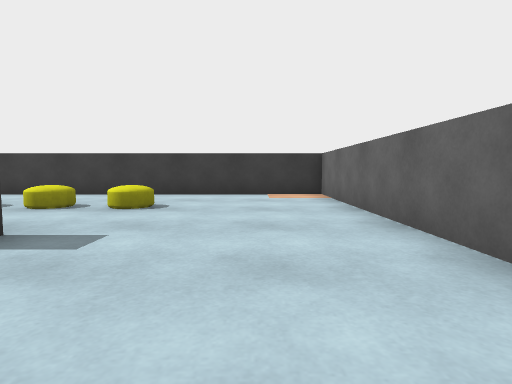
[1] (above)

18 first-person views from a walk through a scene from a Unity 3-D project. The camera is 0.58 m above the floor, tilts 4° down and sees 80° across. The floor is counted in squares, 1 m on a side. Each view is taken from the middle of a square. On the plan, view 1 faces up. The plan holds only what a view shows up to about 9 squares ahead; the rest is blank. The player is left out.

[2]
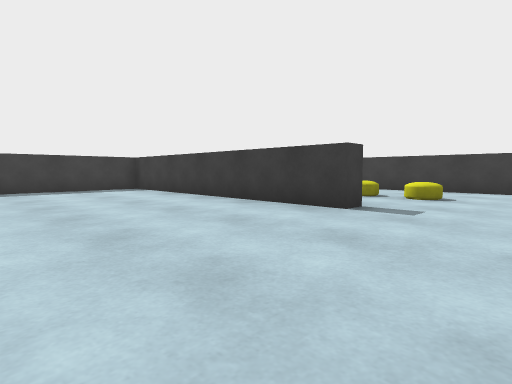

[3]
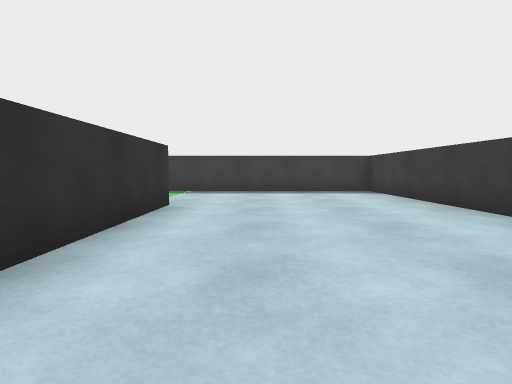

[4]
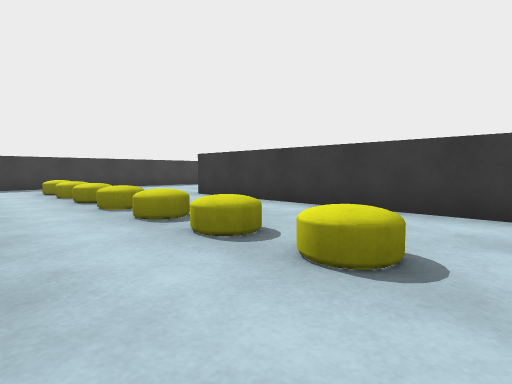

[5]
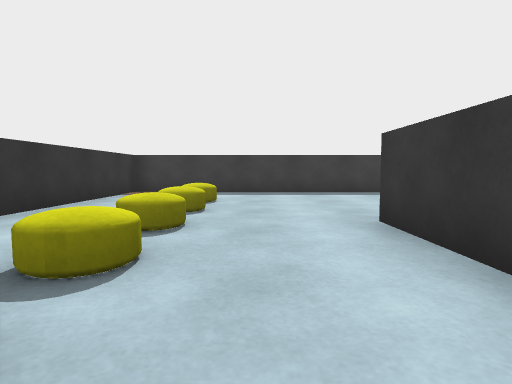

[6]
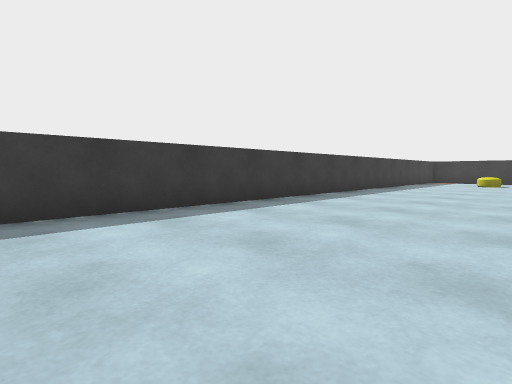

[7]
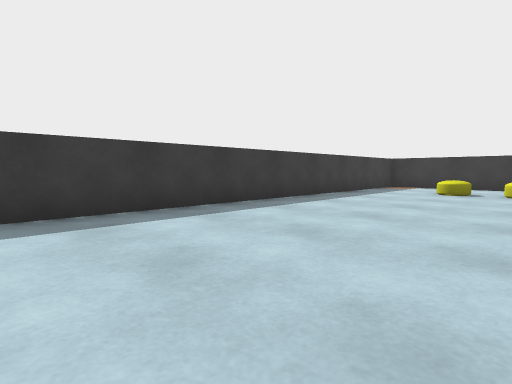

[8]
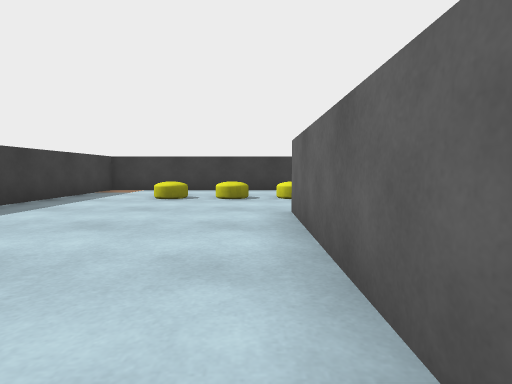

[9]
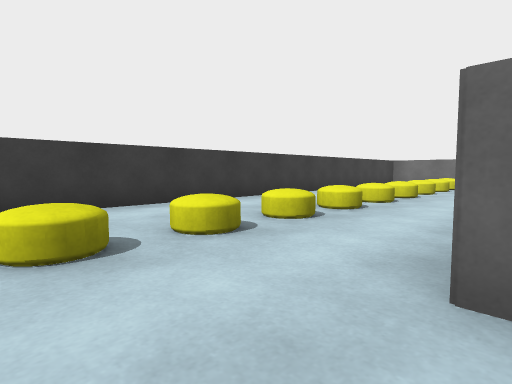

[10]
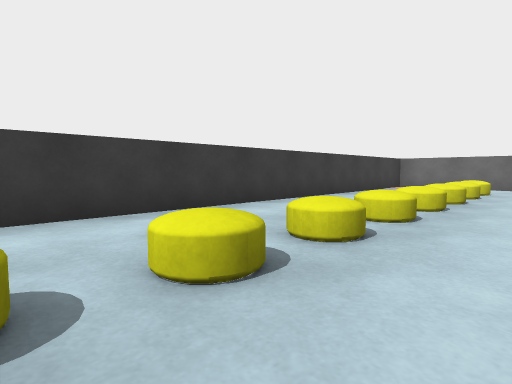

[11]
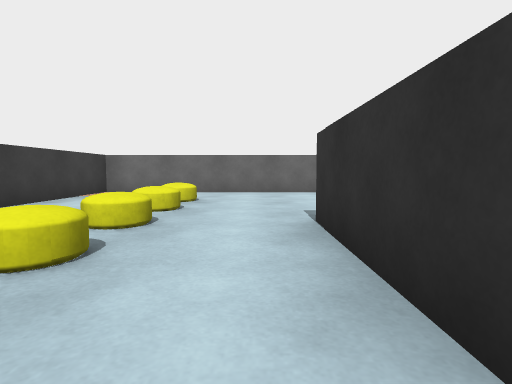

[12]
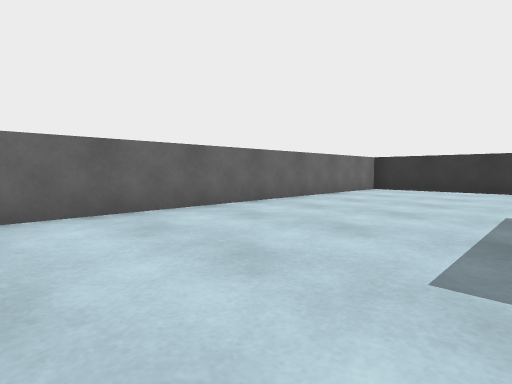

[13]
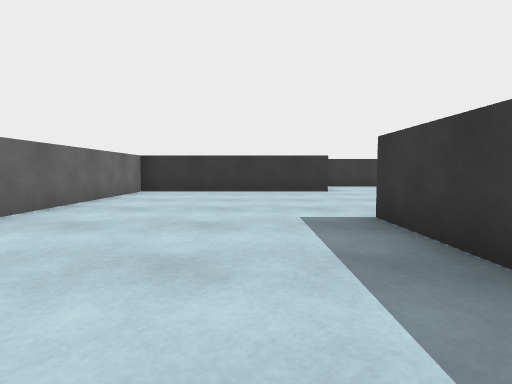

[14]
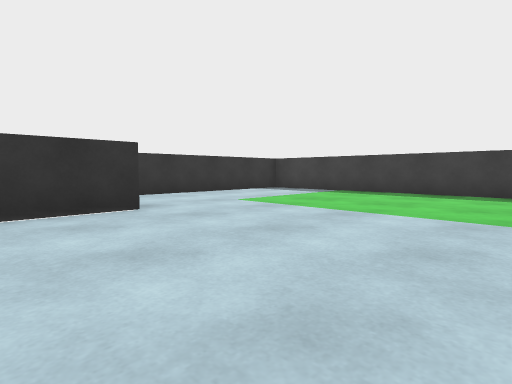

[15]
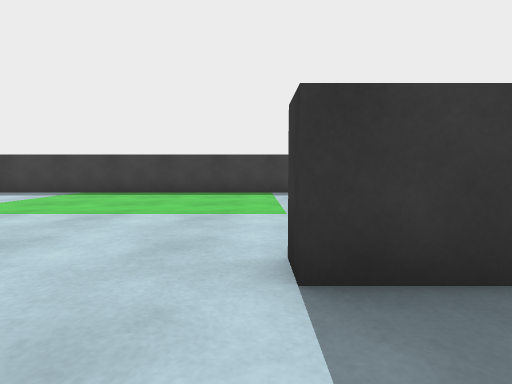

[16]
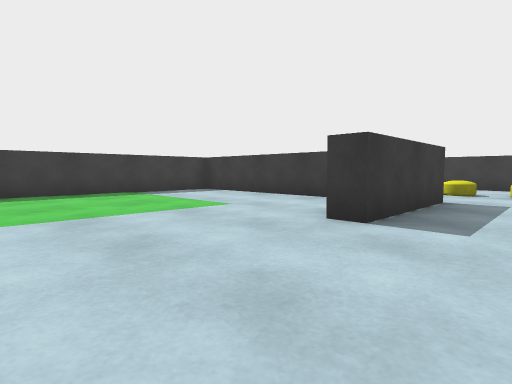

[17]
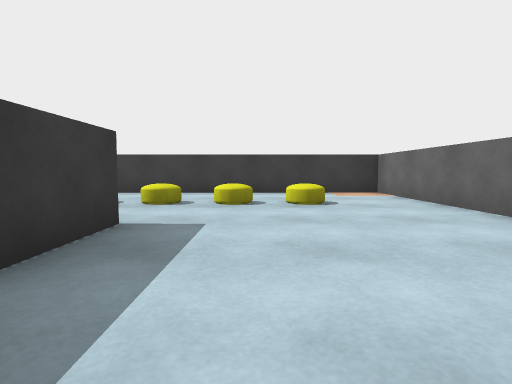

[18]
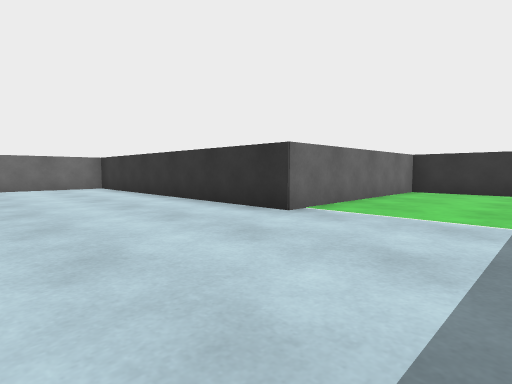

### Floor plan
Points are (right, up) in squares from view 1. A wall is a line through its corners. A room is listed if a view was taken in it or the views show most of it. See-through windows are left out.
Room 1 (views 1, 2, 3, 4, 5, 6, 7, 8, 9, 10, 11, 12, 13, 14, 15, 16, 17, 18)
walls: (-4.8, 7.9) (-2.1, 7.9); (-1.1, 10.5) (4.2, 10.5) (4.2, 23) (-12.3, 23) (-12.3, 2.7) (-7.9, 2.7); (-7.5, 14.5) (-7.5, 18.4); (-7.1, 16.8) (-7.1, 8.1); (-2.3, 2.8) (-2.3, 2.2) (-9.7, 2.2) (-9.7, -3.5); (-2.5, 17.8) (-6, 17.8); (-3.2, 18.3) (-0.5, 18.3) (-0.5, 15.2) (-1, 15.2); (1.6, 1.9) (1.6, 7.4) (-7.5, 7.4); (1.6, -1.2) (1.6, 0.1); (-8.2, -7.7) (-6.2, -7.7) (-6.2, -2.5) (0.4, -2.5)
objects: other object (-10, 5); other object (-10, 21); other object (-9, 5); other object (-9, 21); other object (-7, 5); other object (-7, 21); other object (-6, 5); other object (-6, 21); other object (-5, 5); other object (-5, 21); other object (-3, 5); other object (-3, 21); other object (-2, 5); other object (-2, 21); other object (-1, 21); other object (1, 21); other object (2, 21)

Positions as (right, up) in squares from view 1, and headings:
1: (0, 0), facing up
2: (0, -2), facing up-left
3: (-1, -1), facing left
4: (-1, 3), facing up-left
5: (-4, 6), facing left
6: (-8, 7), facing up-left
7: (-8, 12), facing up-left
8: (-8, 14), facing up
9: (-9, 18), facing up-right
10: (-7, 19), facing up-right
11: (-4, 19), facing right
12: (0, 20), facing down-right
13: (1, 19), facing down
14: (1, 15), facing down-left
15: (1, 15), facing left
16: (1, 12), facing up-left
17: (1, 15), facing up
18: (-9, 1), facing down-right
